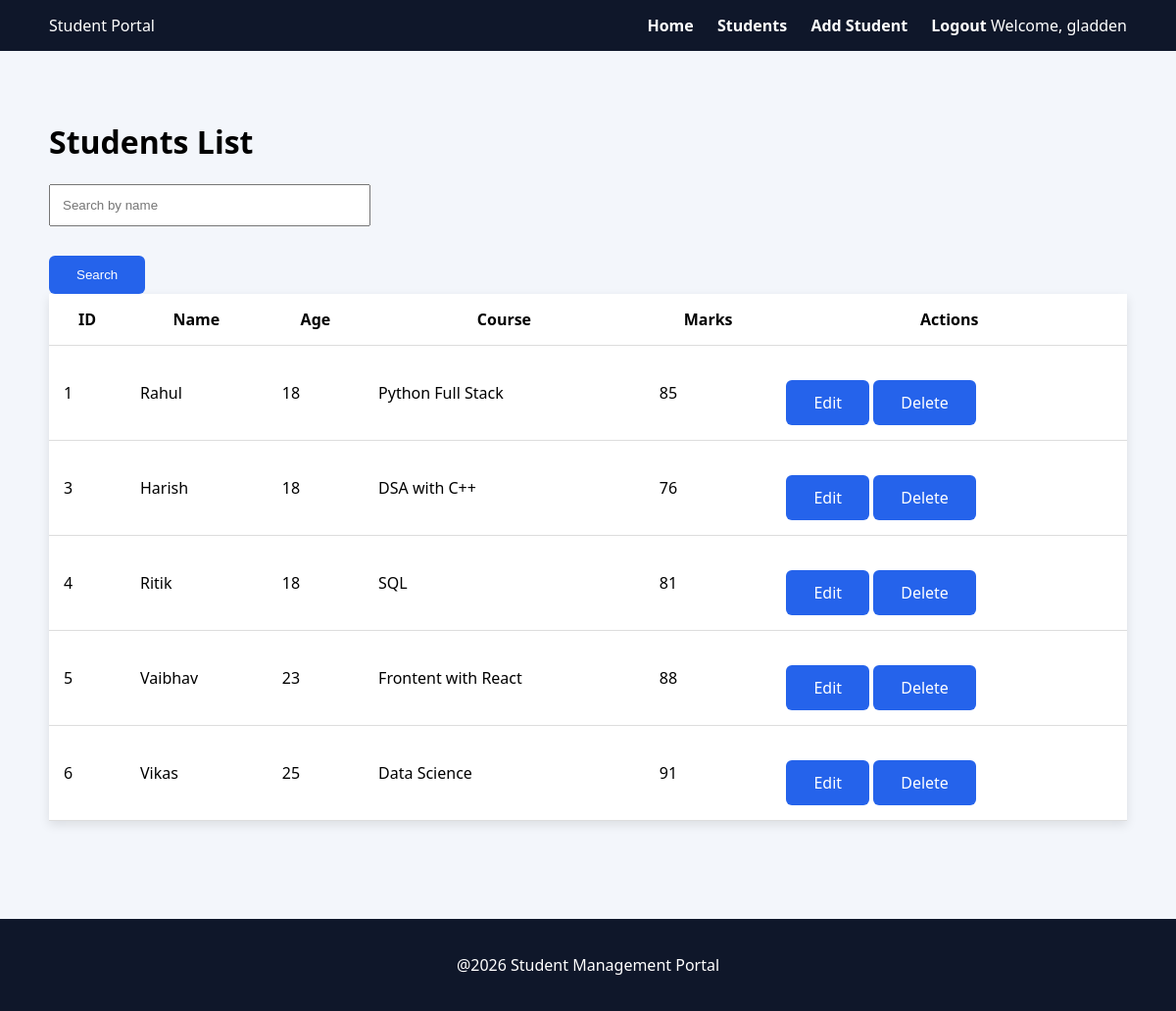
/students/ (signed in), run on an earlier commit of the app's database.
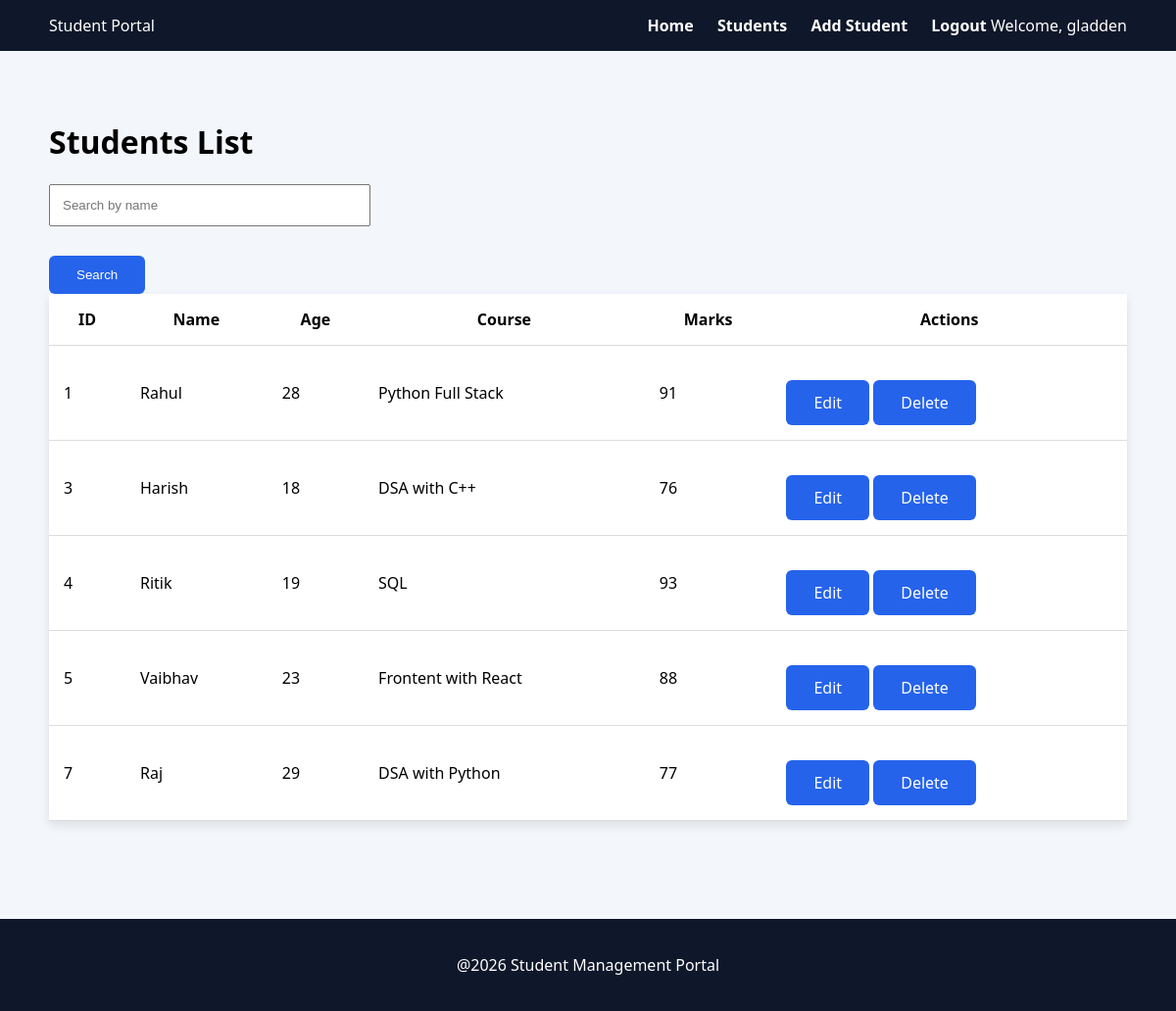
And on a later commit of the database.
### students/models.py (models this page shows, shortened)
class Student(models.Model):
    name = models.CharField(max_length=100)
    course = models.CharField(max_length=100)
    marks = models.IntegerField()
    age = models.IntegerField(default=18)

### students/views.py (the view)
# urls.py: path('students/',views.students_page),
@login_required
def students_page(request):
    students = Student.objects.all()
    query = request.GET.get('search')
    if query:
        students = students.filter(name__icontains=query)
    return render(request,'students.html',{'students':students,'query':query})

### students/templates/students.html
{% extends 'base.html'%}
{% block content %}
<h1>Students List</h1>
<form method="get" class="form">
    <input
        type="text"
        name="search"
        placeholder="Search by name"
        value="{{query | default:''}}"
    >
    <button class="btn">Search</button>
</form>
<table class="table">
    <tr>
        <th>ID</th>
        <th>Name</th>
        <th>Age</th>
        <th>Course</th>
        <th>Marks</th>
        <th>Actions</th>
    </tr>
    {% for student in students %}
    <tr>
        <td>{{student.id}}</td>
        <td>{{student.name}}</td>
        <td>{{student.age}}</td>
        <td>{{student.course}}</td>
        <td>{{student.marks}}</td>
        <td>
            <a class="btn" href="/edit/{{student.id}}">Edit</a>
            <a class="btn" href="/delete/{{student.id}}" onclick="return confirm('Delete this student?');">Delete</a>
        </td>
    </tr>
    {% endfor %}
</table>
{% endblock %}

### students/templates/base.html (shortened to what this page needs)
{% load static %}
<!DOCTYPE html>
<html>
    <head>
        <link rel="stylesheet" href="{%static 'css/style.css'%}">
    </head>
    <body>
        <header class="navbar">
            <div class="logo">Student Portal</div>
            <nav>
                <a href="/">Home</a>
                <a href="/students">Students</a>
                <a href="/add">Add Student</a>
                <a href="/logout">Logout</a>
                {% if user.is_authenticated %}
                    <span class="welcome">Welcome, {{ user.username }}</span>
                {% else %}
                    <a href="/login">Login</a>
                {% endif %}
            </nav>
        </header>
        <div class="container">
            {% block content %}
            {% endblock %}
        </div>
        <footer class="footer">
            <p>@2026 Student Management Portal</p>
        </footer>
    </body>
</html>

### students/static/css/style.css (style rules this page uses)
body { margin:0; font-family: 'Segoe UI', Tahoma, Geneva, Verdana, sans-serif; background:#f3f6fb; }
.navbar { background:#0f172a; color:white; display:flex; justify-content:space-between; align-items:center; padding:15px 50px; }
.navbar a { color:white; margin-left:20px; text-decoration:none; font-weight:bold; }
.container { padding:50px; }
.btn { display:inline-block; margin-top:20px; padding:12px 28px; background:#2563eb; color:white; border:none; border-radius:6px; text-decoration:none; cursor:pointer; }
.table { width:100%; background:white; border-collapse:collapse; box-shadow:0 4px 10px rgba(0,0,0,0.1); }
.table th, .table td { padding:15px; border-bottom:1px solid #ddd; }
.form input { display:block; width:300px; padding:12px; margin:10px 0; }
.footer { text-align:center; background:#0f172a; color:white; padding:20px; margin-top:50px; }

What changed in the data, as far as the page shows it:
removed Student: id "6", name "Vikas", age "25", course "Data Science", marks "91"
changed Student "Rahul": age "18" → "28"; marks "85" → "91"
changed Student "Ritik": age "18" → "19"; marks "81" → "93"
added Student: id "7", name "Raj", age "29", course "DSA with Python", marks "77"
